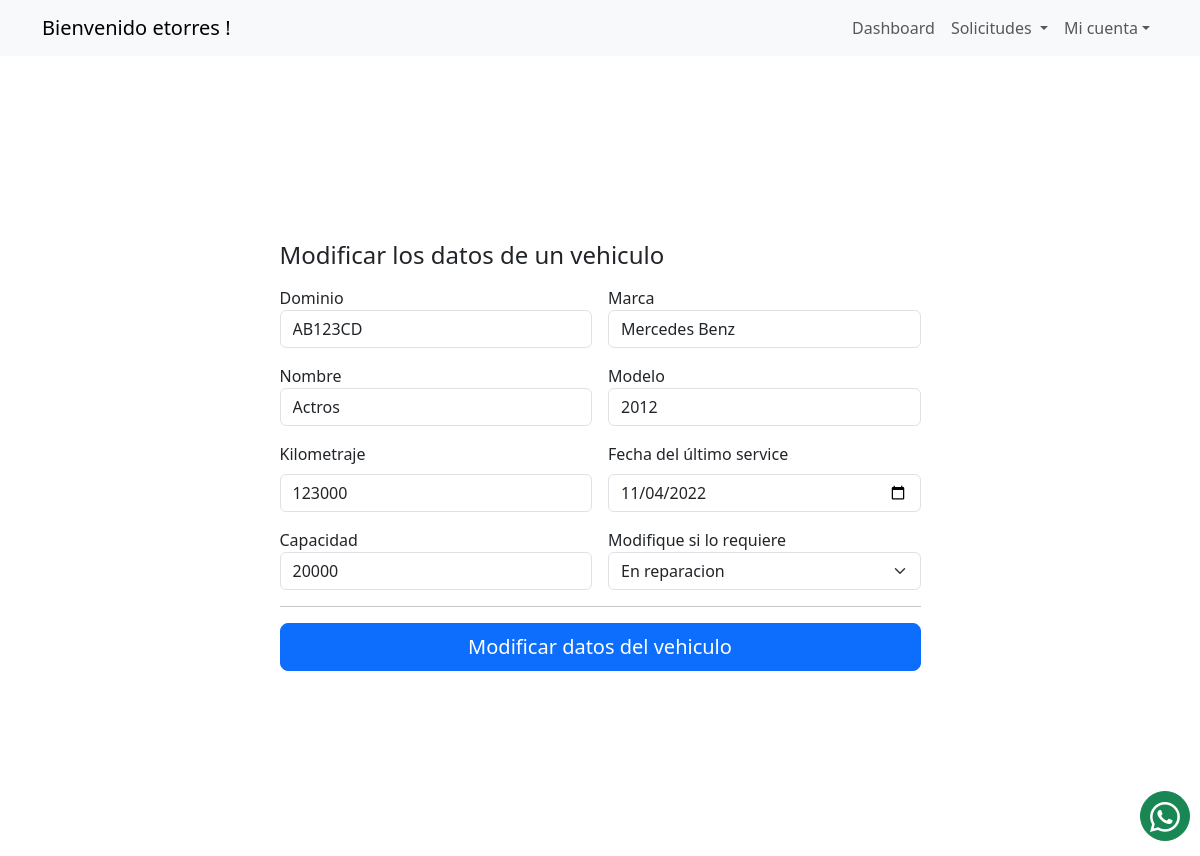
The app's page /vehiculos/2/ (signed in) with its own data.
### solicitudes/models.py (models this page shows, shortened)
class Usuario(AbstractUser):
    dni = models.CharField(max_length=8, unique=True)
    telefono = models.CharField(max_length=10)
    fecha_creacion = models.DateField(null=True)
    id_tipo_usuario = models.ForeignKey(TiposUsuario, on_delete=models.CASCADE)
    class Meta:
        verbose_name_plural = "Usuarios"

class Vehiculo(models.Model):
    dominio = models.CharField(max_length=7, unique=True)
    marca = models.CharField(max_length=20)
    nombre = models.CharField(max_length=30)
    modelo = models.CharField(max_length=4)
    capacidad = models.IntegerField(null=True)
    kilometraje = models.IntegerField(null=True, default='0')  # agregar a tabla
    fecha_ult_service = models.DateField(null=True)  # agregar a tabla
    kilometraje_desde_ult_service = models.IntegerField(null=True, default='0')  # agregar a tabla
    id_estado_vehiculo = models.ForeignKey(EstadosVehiculo, on_delete=models.CASCADE)
    class Meta:
        verbose_name_plural = "Vehiculos"

### solicitudes/views.py (the view, shortened to what this page needs)
# urls.py: path('vehiculos/<int:vehiculo_id>/', views.vehiculo_detalle, name='vehiculo_detalle'),
@login_required
def vehiculo_detalle(request, vehiculo_id):
    if request.method == "GET":
        vehiculo = get_object_or_404(Vehiculo, pk=vehiculo_id)
        estados = EstadosVehiculo.objects.all()
        return render(
            request,
            "vehiculos/vehiculo_detalle.html",
            {"vehiculo": vehiculo, "estados": estados},
        )

### solicitudes/templates/vehiculos/vehiculo_detalle.html (shortened to what this page needs)
{% extends 'base.html' %}
{% block content %}
<main class="container">
    <div class="row vh-100 d-flex justify-content-center align-items-center">
        <div class="col-md-7">
            <form action="{% url 'vehiculo_detalle' vehiculo.id %}" method="post" class="card-body">
                <h4 class="mb-3">Modificar los datos de un vehiculo</h4>
                <div class="row g-3">
                    <div class="col-sm-6">
                        <label for="dominio">Dominio</label>
                        <input type="text" name="dominio" class="form-control" value="{{vehiculo.dominio}}">
                    </div>
                    <div class="col-sm-6">
                        <label for="marca">Marca</label>
                        <input type="text" name="marca" class="form-control" value="{{vehiculo.marca}}">
                    </div>
                    <div class="col-sm-6">
                        <label for="nombre">Nombre</label>
                        <input type="text" name="nombre" class="form-control" value="{{vehiculo.nombre}}">
                    </div>
                    <div class="col-sm-6">
                        <label for="modelo">Modelo</label>
                        <input type="text" name="modelo" class="form-control" value="{{vehiculo.modelo}}">
                    </div>
                    <div class="col-sm-6">
                        <label for="kilometraje" class="form-label">Kilometraje</label>
                        <input type="text" class="form-control" id="kilometraje" name="kilometraje" value="{{vehiculo.kilometraje}}" required>
                    </div>
                    <div class="col-sm-6">
                        <label for="fecha_ult_service" class="form-label">Fecha del último service</label>
                        <input type="date" name="fecha_ult_service" id="fecha_ult_service" class="form-control"
                        value="{{vehiculo.fecha_ult_service | date:'Y-m-d'}}">
                    </div>
                    <div class="col-sm-6">
                        <label for="capacidad">Capacidad</label>
                        <input type="text" name="capacidad" class="form-control" value="{{vehiculo.capacidad}}">
                    </div>
                    <div class="col-sm-6">
                        <label for="id_estado_vehiculo">Modifique si lo requiere</label>
                        <select name="id_estado_vehiculo" id="id_estado_vehiculo" class="form-select">
                            {% for estado in estados %}
                            {% if estado.id == vehiculo.id_estado_vehiculo.id %}
                            <option value="{{ estado.id }}" selected>{{ estado.descripcion }}</option>
                            {% else %}
                            <option value="{{ estado.id }}">{{ estado.descripcion }}</option>
                            {% endif %}
                            {% endfor %}
                        </select>
                    </div>
                </div>
                <hr>
                <button class="w-100 btn btn-primary btn-lg">
                    Modificar datos del vehiculo
                </button>
            </form>
        </div>
    </div>
</main>
{% endblock %}

### solicitudes/templates/base.html (shortened to what this page needs)
{% load static %}
<!DOCTYPE html>
<html lang="en">
<head>
  <link href="https://cdn.jsdelivr.net/npm/bootstrap@5.3.2/dist/css/bootstrap.min.css" rel="stylesheet"
 />
  <link rel="stylesheet" href="https://cdn.jsdelivr.net/npm/bootstrap-icons@1.11.1/font/bootstrap-icons.css">
  <link rel="stylesheet" href="https://cdn.datatables.net/1.13.6/css/dataTables.bootstrap5.min.css">
  <link rel="stylesheet" href="https://cdn.datatables.net/1.13.6/css/jquery.dataTables.min.css">
  <link rel="stylesheet" href="https://cdn.datatables.net/buttons/2.4.2/css/buttons.dataTables.min.css">
  <link rel="stylesheet" type="text/css" href="{% static 'css/styles.css' %}">
</head>
<body>
  <nav class="navbar navbar-expand-lg bg-body-tertiary bg-dark text-white">
    <div class="container">
      {% if user.is_authenticated %}
        <a class="navbar-brand" href="#">
          Bienvenido {{ request.session.username }} !
        </a>
      {% endif %}
      <div class="collapse navbar-collapse" id="navbarNav">
        <ul class="navbar-nav ms-auto">
          {% if user.is_authenticated %}
            <li class="nav-item"><a class="nav-link" href="/dashboard/" role="button">Dashboard</a></li>
            <li class="nav-item dropdown">
              <a class="nav-link dropdown-toggle" href="#" role="button" data-bs-toggle="dropdown" aria-expanded="false">
              Solicitudes
              </a>
            </li>
            <li class="nav-item dropdown">
              <a class="nav-link dropdown-toggle" href="#" role="button" data-bs-toggle="dropdown"
                aria-expanded="false">Mi cuenta</a>
            </li>
          {% else %}
            <li class="nav-item"><a class="nav-link" href="/signup/">Registrarse</a></li>
            <li class="nav-item"><a class="nav-link" href="/signin/">Iniciar sesion</a></li>
          {% endif %}
        </ul>
      </div>
    </div>
  </nav>
  <div class="floating-buttons">
    {% if not user.is_staff %}
      <a href="https://w.app/widget-v1/kS1rmQ.js" target="_blank" class="btn btn-success" data-toggle="tooltip"
        data-placement="left" title="Chat con la Empresa">
        <i class="bi bi-whatsapp"></i>
      </a>
      {% endif %}
  </div>
  {% block content %}
  {% endblock %}
</body>
</html>

### project_v1/static/css/styles.css (style rules this page uses)
.floating-buttons { position: fixed; right: 10px; bottom: 10px; display: flex; flex-direction: column; align-items: flex-end; }
.floating-buttons button, .floating-buttons a { border-radius: 50%; margin-bottom: 5px; width: 50px; height: 50px; text-align: center; line-height: 50px; font-size: 30px; padding: 0; }

### records on screen
Usuario: session.username "etorres"
Vehiculo: dominio "AB123CD", marca "Mercedes Benz", nombre "Actros", modelo "2012", kilometraje "123000", fecha_ult_service "11/04/2022", capacidad "20000"

### other values on screen
form field id_estado_vehiculo "En reparacion"
